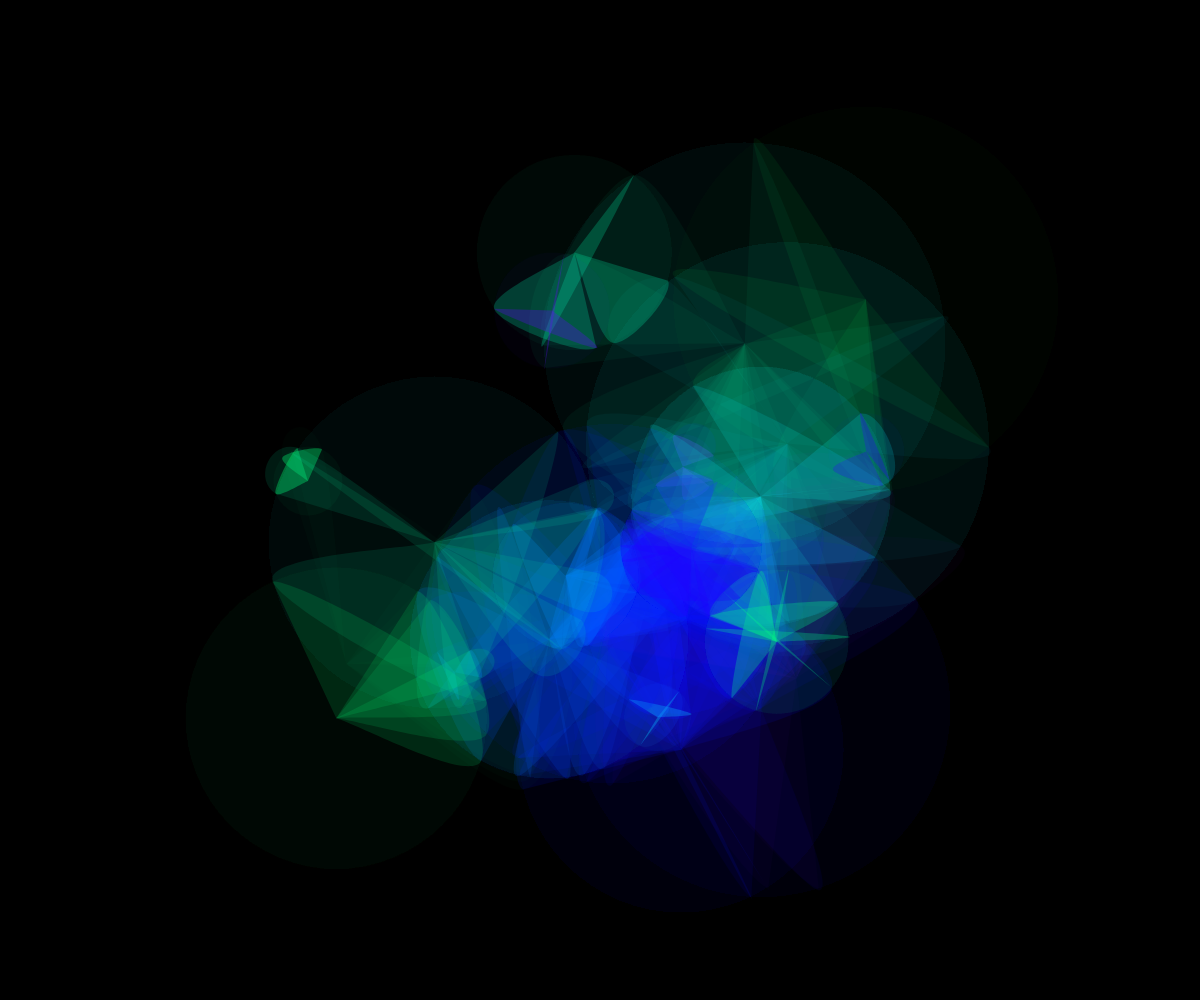
Frame 1 (no input)
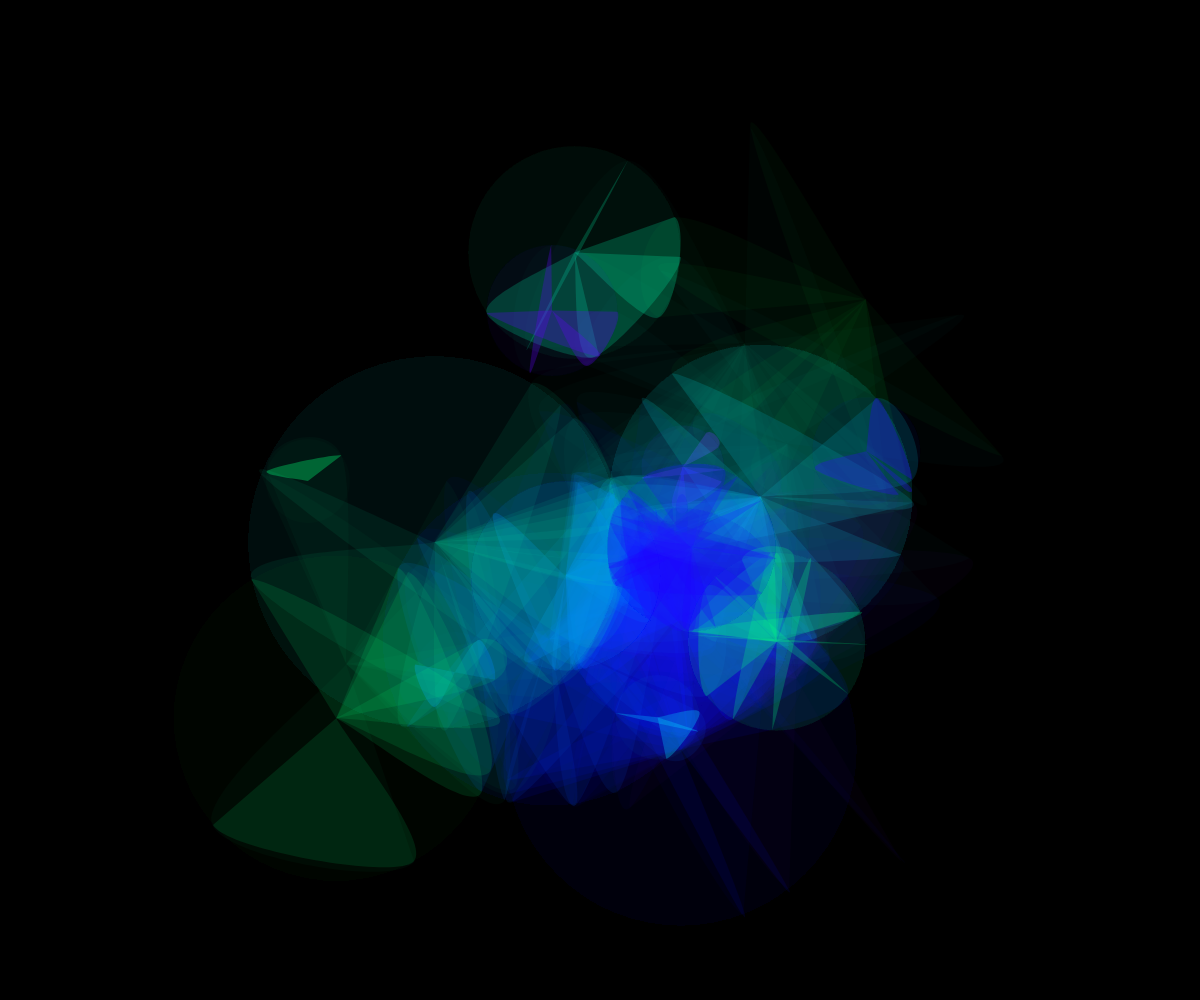
Frame 60 (no input)
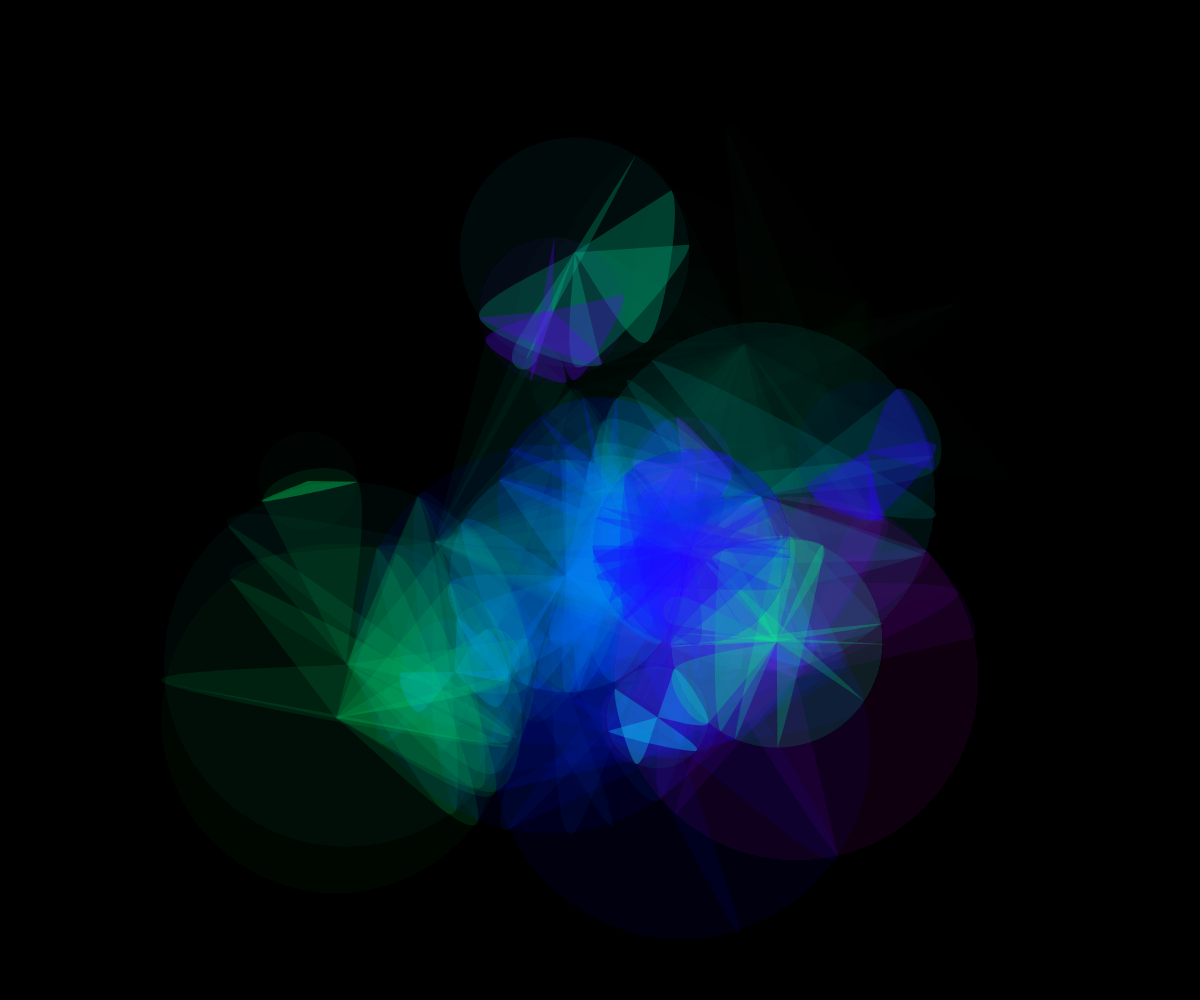
Frame 120 (the mouse pressed at the canvas centre since frame 60)

The p5.js sketch that drew these frames (run headless with seeded random() and noise() and a simulated clock; from frame 60 on, the mouse is pressed at the canvas centre):

// p5.js sketch
// ── sketch.js
var R={x:0,y:0,px:0,py:0,pressed:false,touched:false,held:0,mode:0,palette:0,rate:1,amount:1,sign:1,paused:false,ink:0,init:()=>{},frame:()=>{},down:()=>{},move:()=>{},up:()=>{},action:()=>{}};
// Original tab: circle.js
function Circle(x, y, diam, h) {
  this.pos = new p5.Vector(x, y);
  this.diam = diam;
  this.sizeRate = random(0.25, 1);
  this.hue = h;
}

// Original tab: main.js
/*
Circles nebula

Uses an algorithm to find the intersection points between 2 circles, and
creates a shape from it.

I only converted the algorithm, I'm not smart enough to solve it myself!

Inspired by a sketch from Keith Peters (https://bit101.github.io/lab/dailies/170414.html)

Controls:
  - Move the mouse.
  - Use the on-screen controls to change settings.

Author:
  Jason Labbe

Site:
  jasonlabbe3d.com
*/

// Public variables
var maxDiam = 400;
var count = 24;

// Private variables
var allCircles = [];
var smoothed = true;
var debug = false;

var bgColor = 0;
var labelColor = 255

var hueSlider;
var hueRangeSlider;
var speedSlider;
var smoothButton;
var invertButton;
var debugButton;
var resetButton;


function setup() {
  createCanvas(windowWidth, windowHeight);
  
  colorMode(HSB, 255);
  
  hueSlider = new SliderLayout("Hue", 0, 255, 160, 0.1, 100, 100);
  
  hueRangeSlider = new SliderLayout("Hue range", 0, 2, 1, 0.1, 100, hueSlider.slider.position().y+70);
  
  speedSlider = new SliderLayout("Speed", 0, 5, 1, 0.5, 100, hueRangeSlider.slider.position().y+70);
  
  smoothButton = createButton("Toggle smooth");
  smoothButton.position(100, speedSlider.slider.position().y+40);
  smoothButton.mousePressed(toggleSmooth);
  
  invertButton = createButton("Invert background");
  invertButton.position(100, smoothButton.position().y+40);
  invertButton.mousePressed(toggleInvert);
  
  debugButton = createButton("Toggle debug");
  debugButton.position(100, invertButton.position().y+40);
  debugButton.mousePressed(toggleDebugDisplay);
  
  resetButton = createButton("Reset");
  resetButton.position(100, debugButton.position().y+40);
  resetButton.mousePressed(reset);
  
  reset();
} 


function draw() {
  background(bgColor);
  
  // Forces first circle to follow the mouse.
  allCircles[0].pos.set(mouseX, mouseY); if(R.pressed)allCircles[0].diam=lerp(allCircles[0].diam,min(width*.8,100+R.held*2),.1);
  
  for (var i = 0; i < allCircles.length; i++) {
    for (var j = 0; j < allCircles.length; j++) {
      // Skips if it's itself.
      if (i == j) {
        continue;
      }
      
      var intersections = getIntersections(allCircles[i], allCircles[j]);
      
      // Display if there's intersections.
      if (intersections[0] != null && intersections[1] != null) {
        noStroke();

        var hueValue = hueSlider.slider.value()+allCircles[i].hue*hueRangeSlider.slider.value();

        // Display the circle.
        var alphaValue1 = map(allCircles[i].diam, 0, maxDiam, 5, 0);
        fill(hueValue, 255, 255, alphaValue1);
        ellipse(allCircles[i].pos.x, allCircles[i].pos.y, allCircles[i].diam, allCircles[i].diam);

        // Create and display a shape with intersection points.
        var alphaValue2 = map(allCircles[i].diam, 0, maxDiam, 100, 0);
        fill(hueValue, 255, 255, alphaValue2);

        beginShape();
        if (smoothed) {
          curveVertex(allCircles[i].pos.x, allCircles[i].pos.y);
          curveVertex(intersections[0].x, intersections[0].y);
          curveVertex(intersections[1].x, intersections[1].y);
        } else {
          vertex(allCircles[i].pos.x, allCircles[i].pos.y);
          vertex(intersections[0].x, intersections[0].y);
          vertex(intersections[1].x, intersections[1].y);
        }
        endShape(CLOSE);
      }
    }
    
    // Display circle outline for debugging.
    if (debug) {
      stroke(labelColor);
      strokeWeight(1);
      noFill();
      ellipse(allCircles[i].pos.x, allCircles[i].pos.y, allCircles[i].diam, allCircles[i].diam);
    }
    
    // Animate its size.
    allCircles[i].diam += allCircles[i].sizeRate*speedSlider.slider.value();
    
    // Reverse size rate if it exceeds its range.
    if (allCircles[i].diam > maxDiam || allCircles[i].diam < 0) {
      allCircles[i].sizeRate *= -1;
    }
  }
  
  // Display sliders.
  hueSlider.display();
  hueRangeSlider.display();
  speedSlider.display();
}


// Toggles background between black and white.
function toggleInvert() {
  labelColor = bgColor;
  bgColor = 255-bgColor;
}


// Checks intersections between 2 circles and returns a list of its collision points.
// Converted from Robert King's answer:
//   http://stackoverflow.com/questions/3349125/circle-circle-intersection-points
function getIntersections(circle1, circle2) {
  var rad1 = circle1.diam*0.5;
  var rad2 = circle2.diam*0.5;
  
  var distance = dist(circle1.pos.x, circle1.pos.y, circle2.pos.x, circle2.pos.y);
  
  // Reduce calculations if they clearly don't collide.
  if (distance > rad1+rad2) {
    return [null, null];
  }
  
  var seg = (rad1*rad1-rad2*rad2+distance*distance)/(2*distance);
  var radical = sqrt(rad1*rad1-seg*seg);
  
  var radicalCenter = new p5.Vector(circle2.pos.x, circle2.pos.y);
  radicalCenter.sub(circle1.pos);
  radicalCenter.mult(seg/distance);
  radicalCenter.add(circle1.pos);
  
  var x3 = radicalCenter.x + radical*(circle2.pos.y-circle1.pos.y)/distance;
  var y3 = radicalCenter.y - radical*(circle2.pos.x-circle1.pos.x)/distance;
  
  var x4 = radicalCenter.x - radical*(circle2.pos.y-circle1.pos.y)/distance;
  var y4 = radicalCenter.y + radical*(circle2.pos.x-circle1.pos.x)/distance;
  
  if (debug) {
    if (! isNaN(x3) || ! isNaN(y3) || ! isNaN(x4) || ! isNaN(y4)) {
      stroke(70, 255, 255);
      strokeWeight(1);
      line(x3, y3, x4, y4);

      strokeWeight(5);
      point(radicalCenter.x, radicalCenter.y);
      
	  stroke(255);
      point(x3, y3);
      point(x4, y4);
    }
  }
  
  if (isNaN(x3) || isNaN(y3)) {
    var int1 = null;
  } else {
  	var int1 = new p5.Vector(x3, y3);
  }
  
  if (isNaN(x4) || isNaN(y4)) {
    var int2 = null;
  } else {
  	var int2 = new p5.Vector(x4, y4);
  }
  
  return [int1, int2];
}


// Re-creates a new collection of circles.
function reset() {
  allCircles = [];
  
  for (var i = 0; i < count; i++) {
    allCircles.push(new Circle(random(width/4, width-width/4), 
                               random(height/4, height-height/4), 
                               random(maxDiam), random(-50, 50)));
  }
}


function toggleDebugDisplay() {
  debug = ! debug;
}


function toggleSmooth() {
  smoothed = ! smoothed;
}

// Original tab: sliderLayout.js
// A slider with labels for its title and value.
function SliderLayout(label, minValue, maxValue, defaultValue, steps, posx, posy) {
  
  this.label = label;
  this.slider = createSlider(minValue, maxValue, defaultValue, steps);
  this.slider.position(posx, posy);
  
  this.display = function() {
    var sliderPos = this.slider.position();
    
    noStroke();
    fill(labelColor);
    textSize(15);
    text(this.label, sliderPos.x, sliderPos.y-10);

    fill(labelColor);
    text(this.slider.value(), sliderPos.x+this.slider.width+10, sliderPos.y+10);
  }
}

// Touch and UI adaptation; original visual algorithm above.
R.init=()=>{maxDiam=min(width*.92,450);reset();[hueSlider,hueRangeSlider,speedSlider].forEach(s=>s.display=()=>{});hueSlider.slider.value(142);};
R.frame=()=>{};
R.down=()=>{};
R.move=()=>{};
R.up=()=>{};
R.action=(a,v)=>{if(a==="facets")toggleSmooth();if(a==="invert")toggleInvert();if(a==="seed")reset();if(a==="hue")hueSlider.slider.value(+v);};


const originalSetup=setup,originalDraw=draw;
setup=function(){pixelDensity(1);const cc=window.createCanvas;window.createCanvas=(w,h,...args)=>cc(windowWidth,windowHeight,...args);originalSetup();window.createCanvas=cc;R.x=width*.5;R.y=height*.48;R.px=R.x;R.py=R.y;R.init();
 const c=document.querySelector('canvas');c.setAttribute('aria-label','Interactive artwork');c.style.touchAction='none';
 document.querySelectorAll('body > input,body > button').forEach(e=>e.hidden=true);
 const sync=e=>{const b=c.getBoundingClientRect();R.x=(e.clientX-b.left)*width/b.width;R.y=(e.clientY-b.top)*height/b.height;mouseX=R.x;mouseY=R.y;pmouseX=R.px;pmouseY=R.py;};
 c.addEventListener('pointerdown',e=>{e.preventDefault();if(R.pointer!=null)return;R.pointer=e.pointerId;c.setPointerCapture?.(e.pointerId);sync(e);R.pressed=true;R.touched=true;R.held=0;R.px=R.x;R.py=R.y;mouseIsPressed=true;R.down();});
 c.addEventListener('pointermove',e=>{if(R.pointer!=null&&e.pointerId!==R.pointer)return;sync(e);R.touched=true;if(R.pressed)R.move();});
 const end=e=>{if(R.pointer!=null&&e.pointerId!==R.pointer)return;R.pressed=false;R.pointer=null;mouseIsPressed=false;R.up();};
 c.addEventListener('pointerup',end);c.addEventListener('pointercancel',end);c.addEventListener('lostpointercapture',end);
 document.addEventListener('visibilitychange',()=>{if(document.hidden){R.pressed=false;R.pointer=null;mouseIsPressed=false;R.up();}});
 document.querySelectorAll('button[data-action]').forEach(b=>b.onclick=()=>{const a=b.dataset.action;if(a==='quiet'){document.body.classList.toggle('quiet');b.textContent=document.body.classList.contains('quiet')?'Show UI':'Hide UI';return;}if(a==='pause'){R.paused=!R.paused;b.textContent=R.paused?'Resume':'Pause';return;}R.action(a);if(b.dataset.toggle!==undefined){b.setAttribute('aria-pressed',b.getAttribute('aria-pressed')!=='true');}});
 document.querySelectorAll('input[data-action]').forEach(i=>{i.addEventListener('input',()=>{R.action(i.dataset.action,i.value);const o=i.parentNode.querySelector('output');if(o)o.textContent=i.value;});});
};
draw=function(){if(R.paused)return;if(!R.touched){R.x=width*(.5+.22*Math.sin(frameCount*.013));R.y=height*(.48+.13*Math.cos(frameCount*.019));}mouseX=R.x;mouseY=R.y;pmouseX=R.px;pmouseY=R.py;mouseIsPressed=R.pressed;if(R.pressed)R.held++;R.frame();originalDraw();R.px=R.x;R.py=R.y;};
// Pointer Events own input; prevent p5 synthesised clicks from resetting the artwork.
mousePressed=()=>false;mouseReleased=()=>false;mouseClicked=()=>false;mouseMoved=()=>false;mouseDragged=()=>false;touchStarted=()=>false;touchMoved=()=>false;touchEnded=()=>false;keyPressed=()=>false;
windowResized=function(){const ox=width,oy=height;resizeCanvas(windowWidth,windowHeight);R.x=R.x/ox*width;R.y=R.y/oy*height;R.px=R.x;R.py=R.y;R.resize?.(ox,oy);};

R.resize=(ox,oy)=>{maxDiam=min(width*.92,450);reset();};
